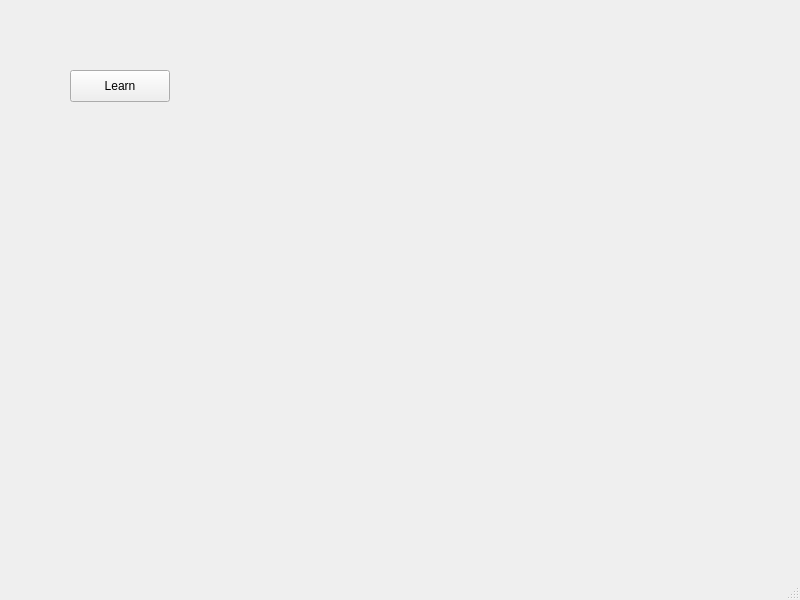
<?xml version="1.0" encoding="UTF-8"?>
<ui version="4.0">
 <class>MainWindow</class>
 <widget class="QMainWindow" name="MainWindow">
  <property name="geometry">
   <rect>
    <x>0</x>
    <y>0</y>
    <width>800</width>
    <height>600</height>
   </rect>
  </property>
  <property name="windowTitle">
   <string>MainWindow</string>
  </property>
  <widget class="QWidget" name="centralwidget">
   <widget class="QPushButton" name="learnButton">
    <property name="geometry">
     <rect>
      <x>70</x>
      <y>70</y>
      <width>100</width>
      <height>32</height>
     </rect>
    </property>
    <property name="text">
     <string>Learn</string>
    </property>
   </widget>
  </widget>
  <widget class="QMenuBar" name="menubar">
   <property name="geometry">
    <rect>
     <x>0</x>
     <y>0</y>
     <width>800</width>
     <height>22</height>
    </rect>
   </property>
  </widget>
  <widget class="QStatusBar" name="statusbar"/>
 </widget>
 <resources/>
 <connections/>
</ui>
